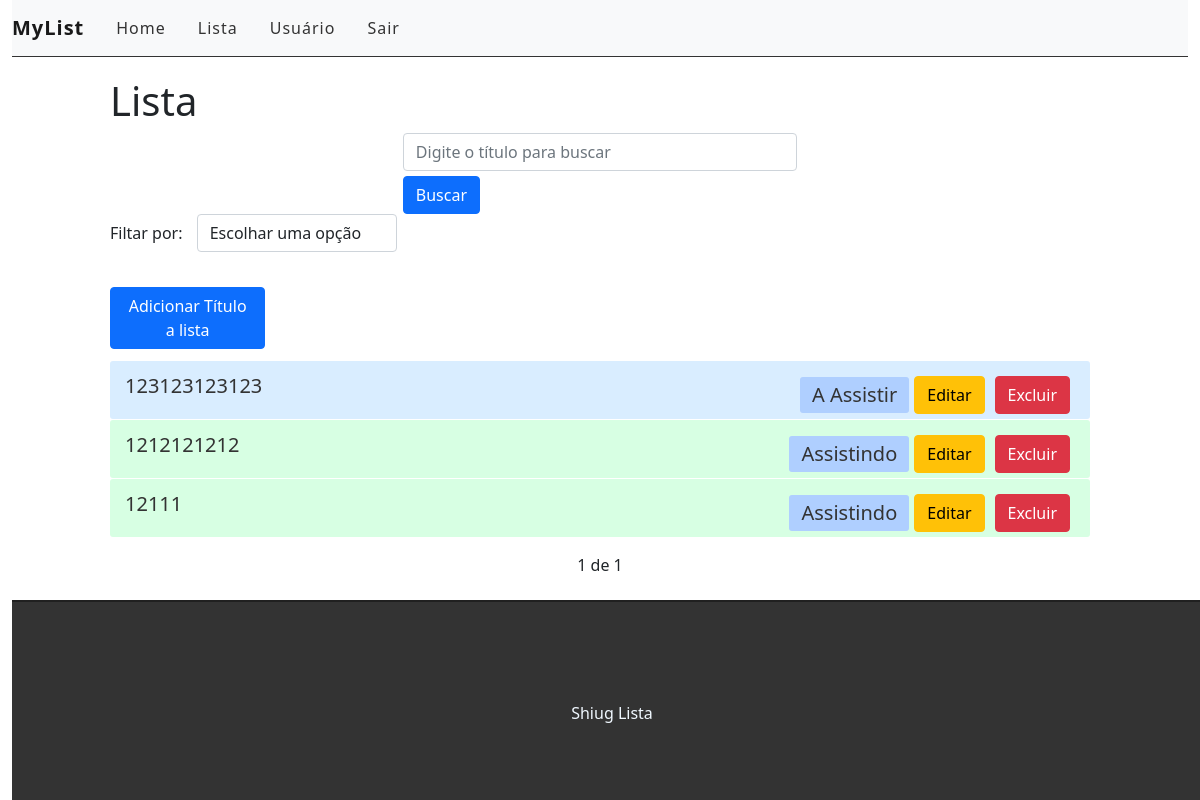
The page / (signed in) on the database its author committed.
### list/models.py (models this page shows, shortened)
class Lista(models.Model):
    STATUS = (
    ('Assistindo','Assistindo'),
    ('Assistido', 'Assistido'),
    ('A Assistir','A Assistir'),
    )
    Tipo = (
        ('Filme', 'Filme'),
        ('Anime','Anime'),
        ('Série','Série'),
    )
    user = models.ForeignKey(get_user_model(), on_delete=models.CASCADE)
    titulo = models.CharField(max_length=255)
    descricao = models.TextField()
    status = models.CharField(
        max_length=10,
        choices=STATUS,
        blank=True,
    )
    tipo = models.CharField(
        max_length=5,
        choices=Tipo
    )
    created_at = models.DateTimeField(auto_now_add=True)
    updated_at = models.DateTimeField(auto_now=True)

### list/views.py (the view)
# urls.py: path('', views.lista, name="lista"),
@login_required
def lista(request):
    search = request.GET.get('titulo')
    filter = request.GET.get('filter')
    if search:
        listas = Lista.objects.filter(titulo__icontains=search, user=request.user)
    elif filter:
        listas = Lista.objects.filter(status=filter, user=request.user)
    else:
        listas_pg = Lista.objects.all().order_by('-created_at').filter(user=request.user)
        paginacao = Paginator(listas_pg, 5)
        page = request.GET.get('page')
        listas = paginacao.get_page(page)
    return render(request, 'list/lista.html', {'listas' : listas})

### list/templates/list/lista.html (shortened to what this page needs)
{% extends 'base.html'%}
{% block content%}
 <div class="offset-1 col-10 list-div">
    <h1>Lista</h1>
    <div class="row">
        <div class="col-5 search-div">
            <form method="GET" class="form-inline" id="search-form" autocomplete="off">
                <input class="form-control" type="text" id="titulo" name="titulo" placeholder="Digite o título para buscar" value="{{ request.GET.titulo }}">
                <input style="margin-top: 5px;" type="submit" class="btn btn-primary" value="Buscar" id="search-btn">
            </form>
        </div>
        <div class="col-12 filter-div">
            <span>Filtar por:</span>
            <select name="filter" id="filter" class="form-control">
                <option value="">Escolhar uma opção</option>
            </select>
        </div>
    </div>
    <div class="col-2 add-div">
        <a href="{% url 'adicionar' %}" class="btn btn-primary btn-addbtn">Adicionar Título a lista</a>
    </div>
    <ul class="list-lista">
        {% for lista in listas %}
        {% if lista.status == 'A Assistir' %}
            <li class="list-item">
        {% elif lista.status == 'Assistindo' %}
            <li class="list-item assis">
        {% else %}
            <li class="list-item vist">
        {% endif %}
                <span><a href="/list/{{lista.id}}" class="link-list">{{lista.titulo}}</a></span>
                <span><a class="btn btn-danger botadd" href="{% url 'delete' lista.id%}"onclick="return confirm('Tem certeza que deseja deletar este título?')">Excluir</a></span>
                <span><a class="btn btn-warning botedt" href="{% url 'editar' lista.id %}">Editar</a></span>
                <span><a href="{% url 'changestatus' lista.id %}" class="link-list status">{{lista.status}}</a></span>
            </li>
        {% endfor %}
    </ul>
    <div class="pagination">
        <span class="step-links">
            {% if listas.paginator.num_pages%}
            <span class="current">
                {{ listas.number }} de {{ listas.paginator.num_pages }}
            </span>
            {% endif %}
        </span>
    </div>
 </div>
{% endblock %}

### list/static/css/style.css (style rules this page uses)
.add-div { display: inline-block; color: #fff; padding: 8px; border-radius: 5px; margin-right: 25px; padding-left: 0px; padding-top: 20px; padding-bottom: 2px; }
.search-div { padding: 0; margin-top: 15px; margin-bottom: 15px; margin: auto; display: inline-block; }
#filter { display: inline-block; width: 200px; margin-left: 10px; }
.filter-div { margin-bottom: 15px; padding: 0; }
.list-div { padding: 0; }
.list-lista { padding-left: 0; padding-top: 10px; }
.list-item { list-style: none; font-size: 20px; height: 58px; padding: 0px 15px; padding-top: 10px; background-color: rgb(217, 237, 255); border-radius: 3px; margin-bottom: 1px; }
.list-item.assis { background-color: rgb(215, 255, 227); }
.link-list.status { float: right; margin-top: 6px; border: 2px; border-radius: 3px; background-color: #afcfff; padding: .200rem .75rem; }
.botadd, .botedt { margin: 5px; float: right; padding-top: 50%; }
a.link-list { text-decoration: none; color: #333; }
.pagination { margin-bottom: 20px; }
.step-links { position: relative; margin-left: auto; margin-right: auto; }
.step-links .current { margin-left: 5px; margin-right: 5px; }

### rows shown on the page
Lista: titulo "123123123123", status "A Assistir"
Lista: titulo "1212121212", status "Assistindo"
Lista: titulo "12111", status "Assistindo"

### other values the page prints
{{ listas.number }} "1"
{{ listas.paginator.num_pages }} "1"
